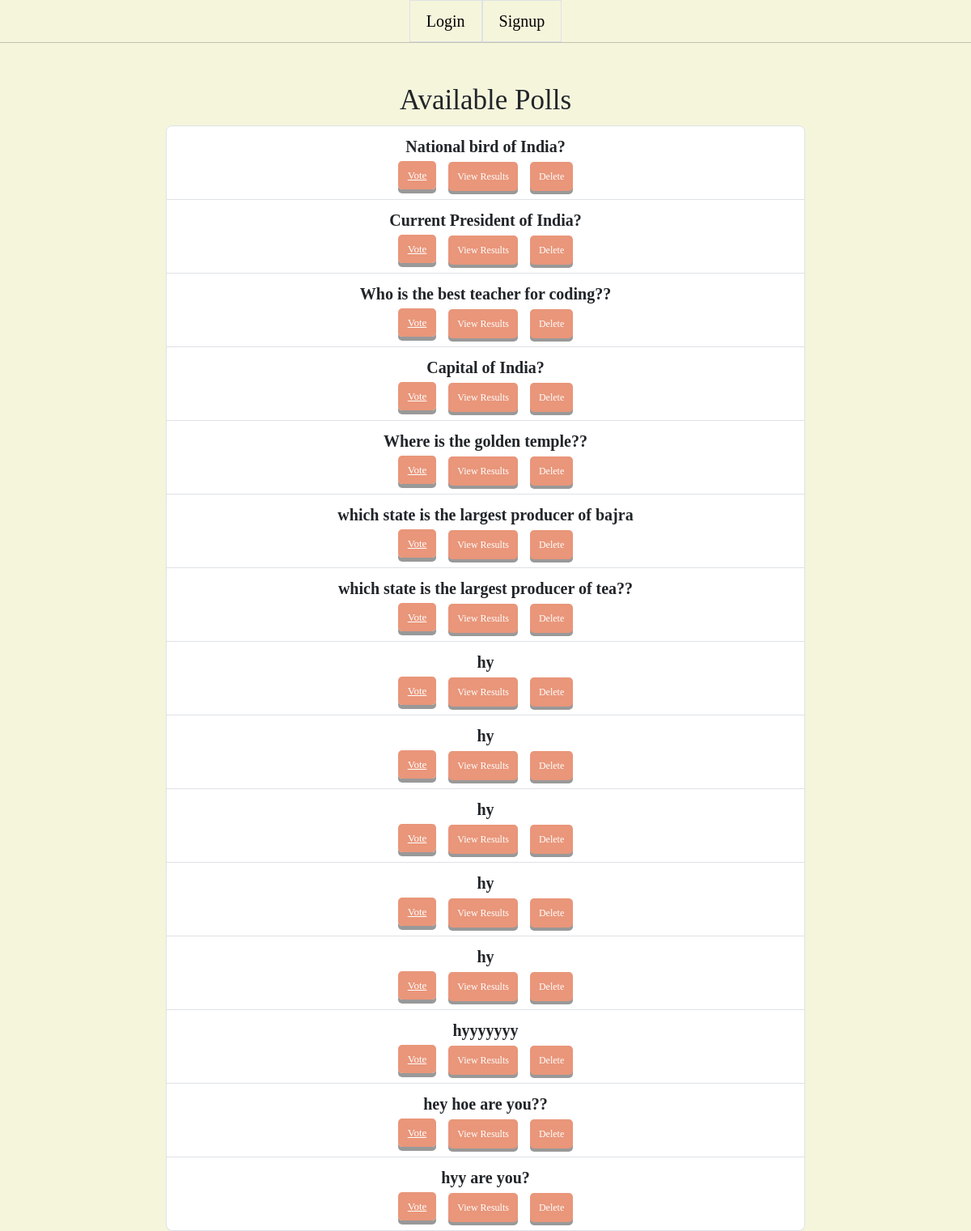
/poll/home, run on the app's committed database.
### poll_project/poll/models.py (models this page shows, shortened)
class Poll(models.Model):
    question = models.TextField()
    option_one = models.CharField(max_length=30)
    option_two = models.CharField(max_length=30)
    option_three = models.CharField(max_length=30)
    option_one_count = models.IntegerField(default=0)
    option_two_count = models.IntegerField(default=0)
    option_three_count = models.IntegerField(default=0)

### poll_project/poll/views.py (the view)
# urls.py: path('poll/home', poll_views.home, name='home'),
def home(request):
    polls = Poll.objects.all()
    context = {
        'polls' : polls
    }
    return render(request, 'poll/home.html', context)

### poll/templates/poll/home.html (shortened to what this page needs)
{% extends "poll/base.html" %}
{% block main %}
<head>
</head>
<br>
<div class="row justify-content-center">
    <div class="col-lg-8 col-lg-offset-2">
        <div class="panel panel-default">
            <div class="panel-heading">
                <h3 class="panel-title">Available Polls</h3>
            </div>
            <ul class="list-group">
                {% for poll in polls %}
                <li class="list-group-item">
                    <strong>{{ poll.question }}</strong><br>
                    <span class="">
                        <a href="{% url 'vote' poll.id %}" class="btn1 btn-info btn-xs" >Vote</a> &nbsp;
                        <a href="{% url 'results' poll.id %}" class="btn btn-default btn-xs">View Results</a> &nbsp;
                        <a class="btn btn-default btn" href="{% url 'delete' poll.id %}" onclick="return confirm('Are you sure')">Delete</a>
                 </span>
                </li>
                {% endfor %}
            </ul>
            </div>
        </div>
    </div>
{% endblock %}

### poll/templates/poll/base.html (shortened to what this page needs)
<html>
<head>
    <link href="https://cdn.jsdelivr.net/npm/bootstrap@5.3.0-alpha2/dist/css/bootstrap.min.css" rel="stylesheet"
>
</head>
<body>
    <center>
        <header>
            {% if user.is_authenticated %}
            <nav class="navbar navbar-expand-lg bg-body-tertiary">
                <div class="container-fluid">
                    <a class="navbar-brand" href="{% url 'home' %}">Poll Application</a>
                    <button class="navbar-toggler" type="button" data-bs-toggle="collapse"
                        data-bs-target="#navbarSupportedContent" aria-controls="navbarSupportedContent"
                        aria-expanded="false" aria-label="Toggle navigation">
                        <span class="navbar-toggler-icon"></span>
                    </button>
                    <div class="collapse navbar-collapse justify-content-end" id="navbarSupportedContent">
                        <ul class="navbar-nav mb-2 mb-lg-0">
                            <li class="nav-item">
                                <a class="nav-link active" aria-current="page" href="{% url 'home' %}">Home</a>
                            </li>
                            <li class="nav-item"><a class="nav-link" href="{% url 'create' %}">Create</a></li>
                            <li class="nav-item"><a class="nav-link" href="{% url 'ucp' %}">Change Password</a></li>
                            <li class="nav-item"><a class="nav-link" href="{% url 'ulogout' %}">Logout</a></li>
                        </ul>
                    </div>
                </div>
            </nav>
            {% else %}
            <ul class="nav justify-content-center">
                <li class="nav-item border">
                    <a style="color: black;" class="nav-link" aria-current="page" href="{% url 'uhome' %}">Login</a>
                </li>
                <li class="nav-item border">
                    <a style="color: black;" class="nav-link" href="{% url 'usignup' %}">Signup</a>
                </li>
            </ul>
            <hr class="mt-0">
            {% endif %}
        </header>
        {% block main %}{% endblock %}
</body>
</html>

### poll/templates/poll/home.html (style rules this page uses)
body { background-color: #F5F5DC; }
* { font-size:20px; font-family: 'monaco'; }
.btn { padding: 9px 11px; margin-top: 4px; font-size: 12px; text-align: center; cursor: pointer; outline: none; color: #fff; background-color:#E9967A; border: none; border-radius: 5px; box-shadow: 0 4px #999; }
.btn1 { padding: 10px 12px; margin-top: 5px; font-size: 13px; text-align: center; cursor: pointer; outline: none; color: #fff; background-color: #E9967A; border: none; border-radius: 5px; box-shadow: 0 5px #999; }

### data on the page
Poll: question "National bird of India?"
Poll: question "Current President of India?"
Poll: question "Who is the best teacher for coding??"
Poll: question "Capital of India?"
Poll: question "Where is the golden temple??"
Poll: question "which state is the largest producer of bajra"
Poll: question "which state is the largest producer of tea??"
Poll: question "hy"
Poll: question "hy"
Poll: question "hy"
Poll: question "hy"
Poll: question "hy"
Poll: question "hyyyyyyy"
Poll: question "hey hoe are you??"
Poll: question "hyy are you?"
